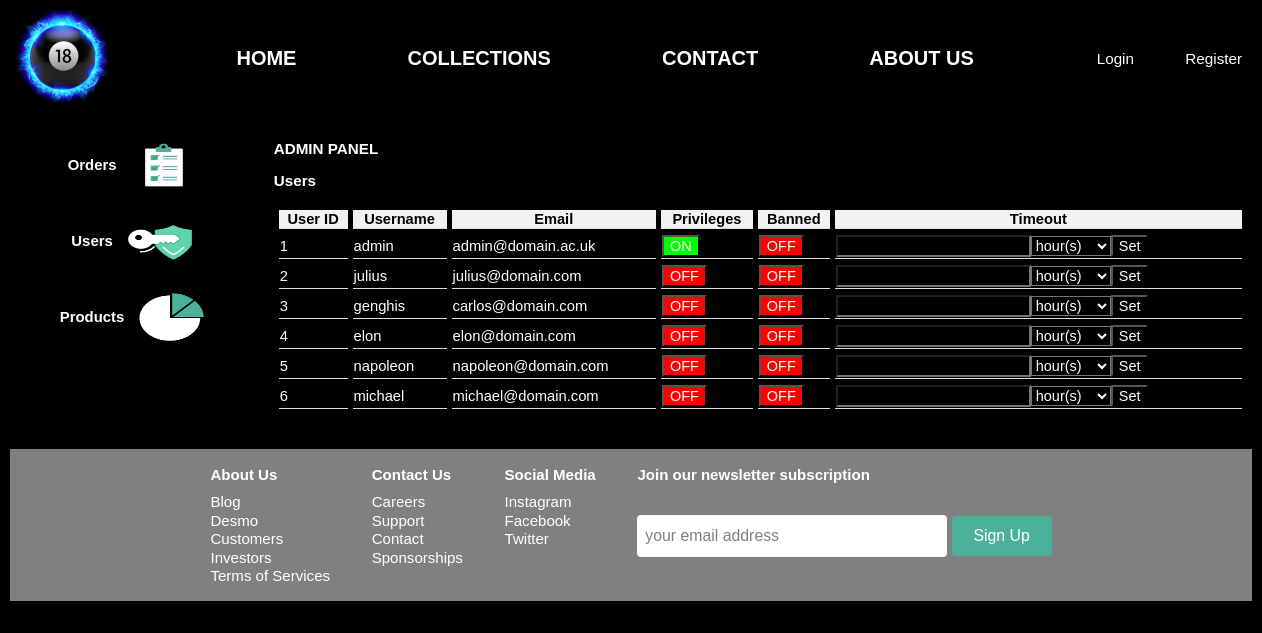
Page /admin/admin.php?admin_tab=users (signed in) on the committed database.
### tables this page shows
CREATE TABLE users (
    uid SMALLINT UNSIGNED NOT NULL AUTO_INCREMENT,
    forename VARCHAR(64),
    surname VARCHAR(64),
    username VARCHAR(16) NOT NULL,
    email VARCHAR(64) NOT NULL,
    password TINYTEXT NOT NULL,
    privileges BOOLEAN DEFAULT FALSE,
    banned BOOLEAN DEFAULT FALSE,
    timeout_stamp INT,
    timeout_duration INT,
    PRIMARY KEY(uid)
);

### admin/scripts/users.php (the view, shortened to what this page needs)
<?php
    $query = "SELECT uid, username, email, privileges, banned, timeout_stamp, timeout_duration FROM users ORDER BY ";
    if(!isset($_GET['access_sort']))
        $query .=  "uid";
    $sth = $db->prepare($query);
    $sth->execute();
    $access = $sth->fetchAll();
    echo "<table><tr>";
    $headings = array("User ID", "Username", "Email", "Privileges", "Banned");
    $columns = array("uid", "username", "email", "privileges", "banned");
    for($i=0;$i<count($headings);$i++)
    {
        echo "<th><a href=\"admin.php?admin_tab=access&access_sort=" . $columns[$i] . "\">" . $headings[$i];
        echo "</a></th>";
    }
    echo "<th>Timeout</th>";
    echo "</tr>";
    foreach($access as $tmp)
    {
            echo "<tr>";
            echo "<td>" . $tmp['uid'] . "</td>";
            echo "<td>" . $tmp['username'] . "</td>";
            echo "<td>" . $tmp['email'] . "</td>";
            echo "<td>
                    <form method=\"POST\" action=\"scripts/privileges.php\">
                        <button type=\"submit\" name=\"change_privileges\" style=\"background-color:" . ($tmp['privileges'] ? "#00ff00\" value=\"switch-off\">ON" : "#ff0000\" value=\"switch-on\">OFF") . "</button>
                        <input type=\"hidden\" name=\"uid\" value=\"" . $tmp['uid'] . "\">
                    </form>
                </td>";
            echo "<td>
                    <form method=\"POST\" action=\"scripts/banned.php\">
                        <button type=\"submit\" name=\"change_banned\" style=\"background-color:" . ($tmp['banned'] ? "#00ff00\" value=\"switch-off\">ON" : "#ff0000\" value=\"switch-on\">OFF") . "</button>
                        <input type=\"hidden\" name=\"uid\" value=\"" . $tmp['uid'] . "\">
                    </form>
                </td>";
            echo "<td>";
            echo "<form method=\"POST\" action=\"scripts/timeout.php\">";
            if($tmp['timeout_stamp'] == NULL && $tmp['timeout_duration'] == NULL)
            {
                echo "<input type=\"number\" name=\"coefficient\">";
                echo "<select name=\"timeout_unit\">";
                    echo "<option value=\"hour\">hour(s)</option>";
                echo "</select>";
                echo "<button type=\"submit\" name=\"set_timeout\">Set</button>";
            }
            echo "</form>";
            echo "</td>";
        echo "</tr>";
    }
    echo "</table>";
?>

### admin/admin.css (style rules this page uses)
body { margin: 0px; padding: 0px; }
* { background-color: black; color: white; font-family: sans-serif; font-size: 99%; }
a { color: white; text-decoration: none; }
table { border-spacing: 5px; table-layout: auto; width: 100%; }
th, td { border-bottom: 1px solid #ddd; }
th { background-color: #f2f2f2; color: black; }
th a,img { color: black; text-decoration: none; background-color: transparent; }

### rows in the picture
users: uid "1", username "admin", email "admin@domain.ac.uk", privileges "ON", banned "OFF"
users: uid "2", username "julius", email "julius@domain.com", privileges "OFF", banned "OFF"
users: uid "3", username "genghis", email "carlos@domain.com", privileges "OFF", banned "OFF"
users: uid "4", username "elon", email "elon@domain.com", privileges "OFF", banned "OFF"
users: uid "5", username "napoleon", email "napoleon@domain.com", privileges "OFF", banned "OFF"
users: uid "6", username "michael", email "michael@domain.com", privileges "OFF", banned "OFF"

### other values in the picture
$_SESSION['admin']['tab_selected'] "Users"
$headings[$i] "User ID"
$headings[$i] "Username"
$headings[$i] "Email"
$headings[$i] "Privileges"
$headings[$i] "Banned"
